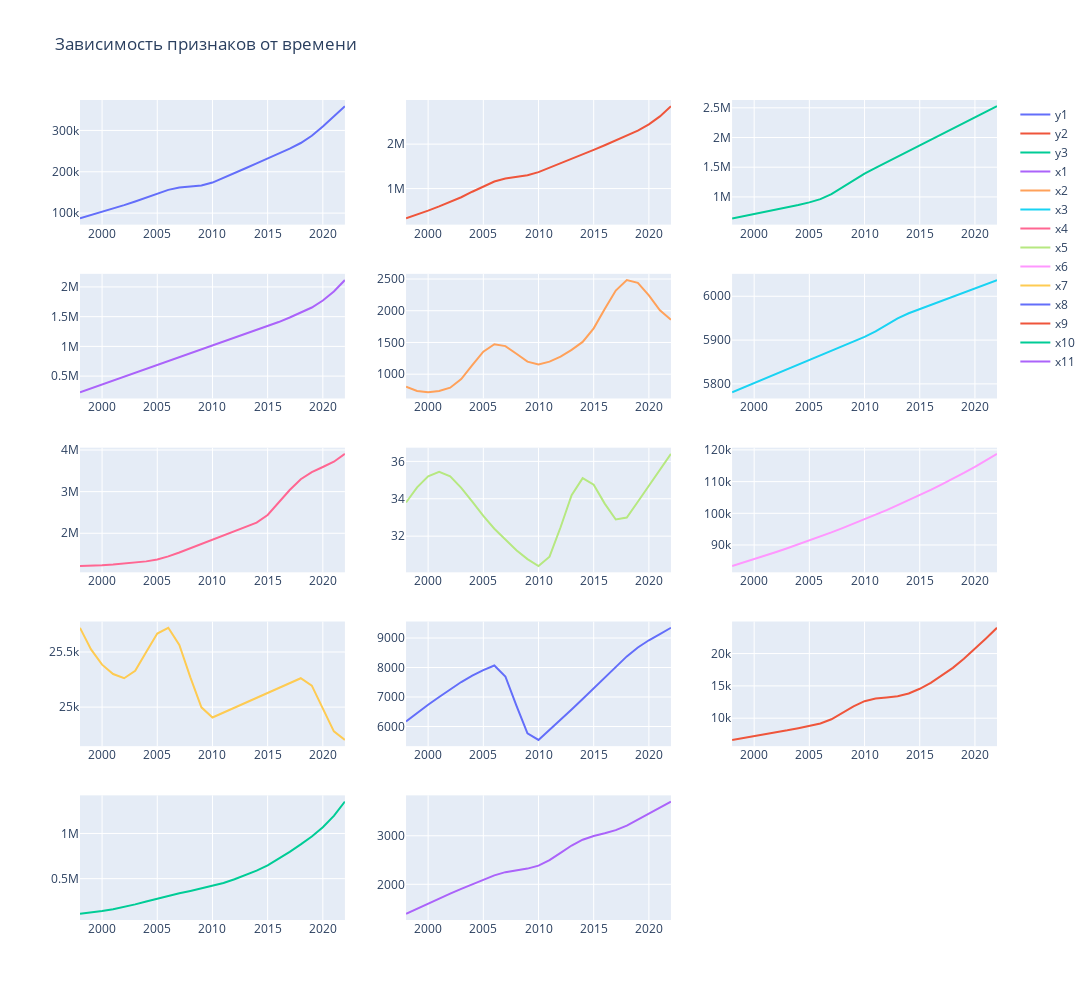

The cell this chart's notebook holds for it:
### Markdown cell above
После интерполяции данных мы получили $\sim$100 наблюдений (было 25), что является достаточным количеством для построения моделей. Так же мы удалили столбец 'Год', так как он больше не нужен. Снова посмотри на то как распределены признаки. После этого перейдем к избавлению от мультиколлинеарности.

### Code cell
combine_scatter_plots(isyear=False)
